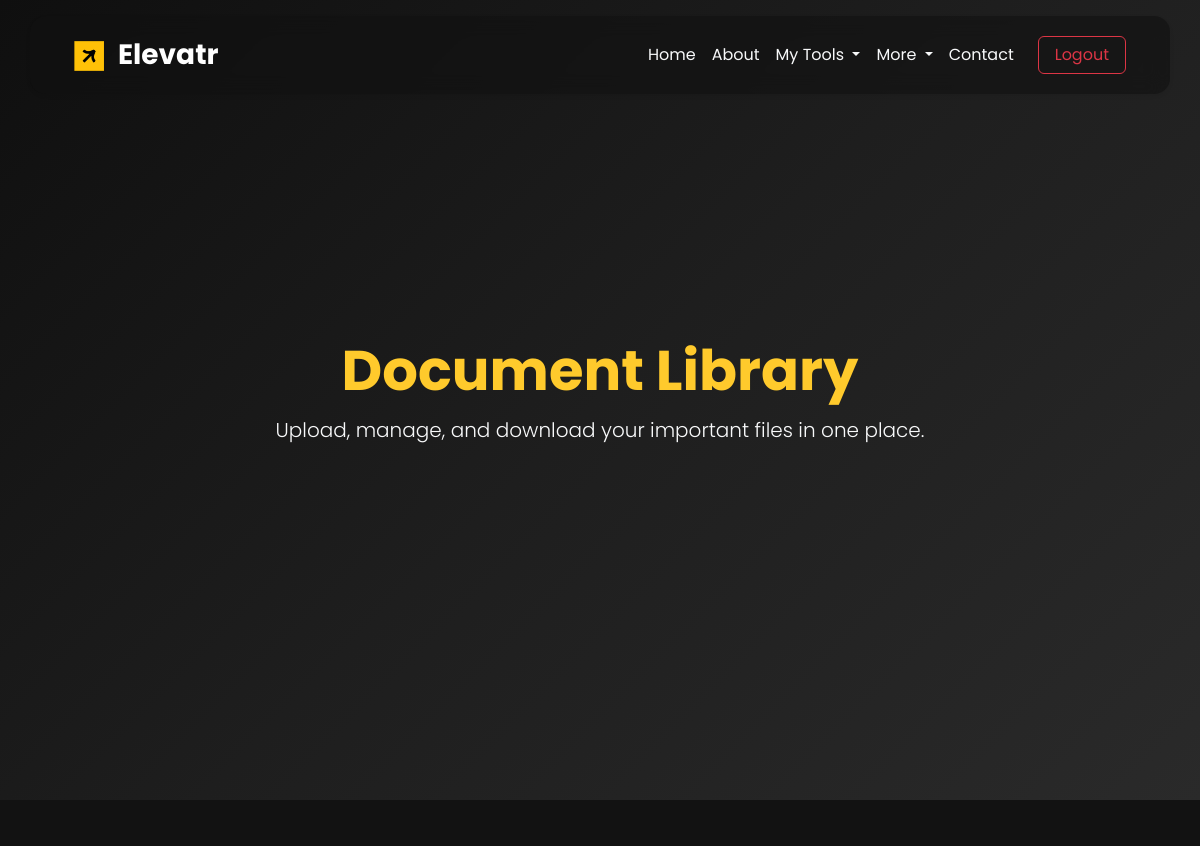
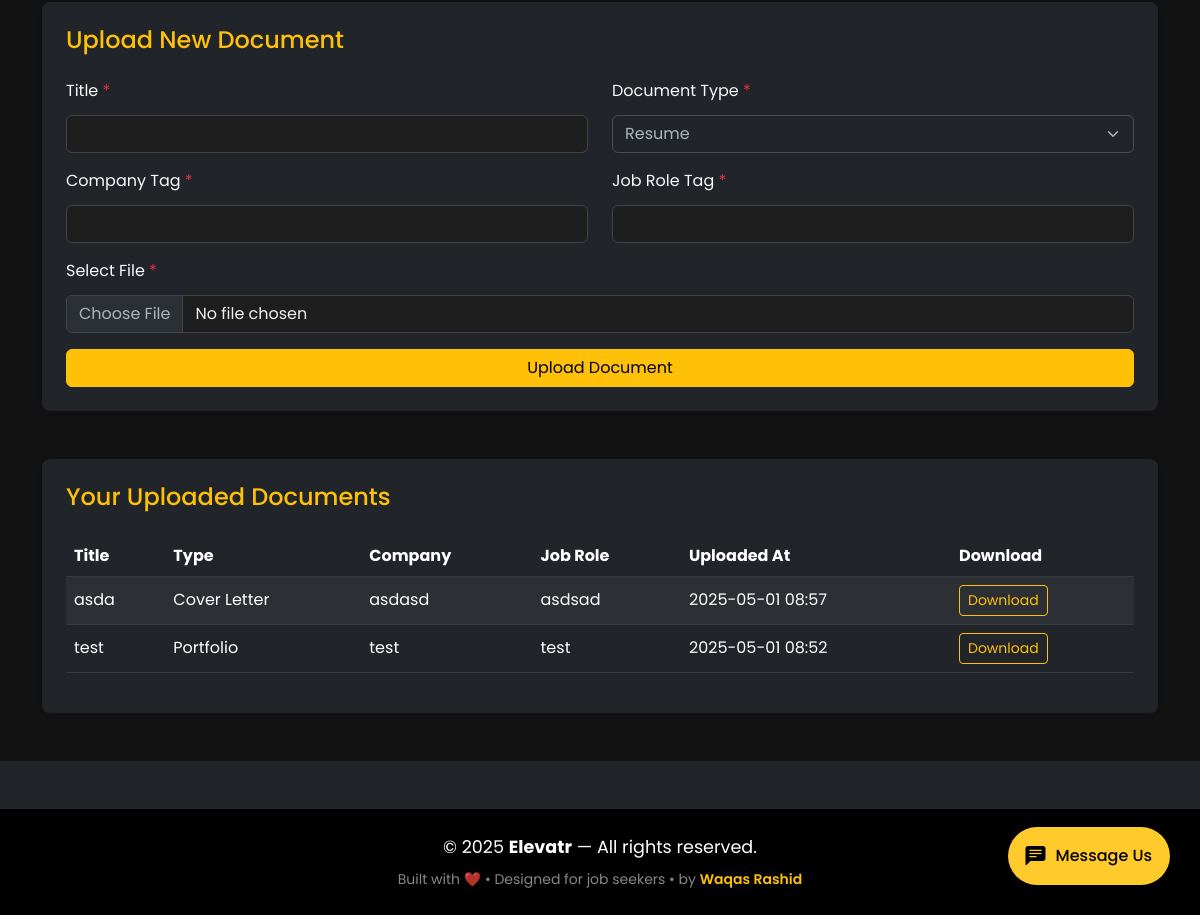
The app's page /tracker/library/ (signed in) with its own data (2 pictures, top to bottom).
### tracker/models.py (models this page shows, shortened)
class Document(models.Model):
    DOCUMENT_TYPES = [
        ('Resume', 'Resume'),
        ('Cover Letter', 'Cover Letter'),
        ('Portfolio', 'Portfolio'),
    ]
    user = models.ForeignKey(User, on_delete=models.CASCADE)
    title = models.CharField(max_length=100)
    document_type = models.CharField(max_length=20, choices=DOCUMENT_TYPES, default='Resume')
    file = models.FileField(upload_to='documents/')
    company_tag = models.CharField(max_length=100, blank=True)
    job_role_tag = models.CharField(max_length=100, blank=True)
    uploaded_at = models.DateTimeField(auto_now_add=True)

### tracker/views.py (the view)
# urls.py: path('library/', views.document_library, name='document_library'),
@login_required
def document_library(request):
    documents = Document.objects.filter(user=request.user).order_by('-uploaded_at')
    if request.method == 'POST':
        form = DocumentForm(request.POST, request.FILES)
        if form.is_valid():
            doc = form.save(commit=False)
            doc.user = request.user
            doc.save()
            return redirect('document_library')
    else:
        form = DocumentForm()
    return render(request, 'document_library.html', {'form': form, 'documents': documents})

### tracker/forms.py (shortened to what this page needs)
class DocumentForm(forms.ModelForm):
    class Meta:
        model = Document
        fields = ['title', 'document_type', 'file', 'company_tag', 'job_role_tag']
        widgets = {
            'title': forms.TextInput(attrs={'class': 'form-control', 'required': 'required'}),
            'document_type': forms.Select(choices=Document.DOCUMENT_TYPES, attrs={'class': 'form-select', 'required': 'required'}),
            'file': forms.ClearableFileInput(attrs={'class': 'form-control', 'required': 'required', 'accept': '.pdf,.doc,.docx'}),
            'company_tag': forms.TextInput(attrs={'class': 'form-control', 'required': 'required'}),
            'job_role_tag': forms.TextInput(attrs={'class': 'form-control', 'required': 'required'}),
        }
    def __init__(self, *args, **kwargs):
        super(DocumentForm, self).__init__(*args, **kwargs)
        for field in self.fields.values():
            field.required = True

### tracker/templates/document_library.html (shortened to what this page needs)
{% extends 'base.html' %}
{% load static %}
{% block content %}
<section class="d-flex align-items-center justify-content-center text-white" style="height: 100vh; background: linear-gradient(135deg, #0f0f0f, #1e1e1e, #2a2a2a);">
  <div class="text-center">
    <h1 class="display-4 fw-bold" style="color: #ffca2c;">Document Library</h1>
    <p class="lead text-light">Upload, manage, and download your important files in one place.</p>
  </div>
</section>
<section class="py-5 px-4" style="min-height: 100vh; background-color: #121212;">
  <div class="container text-light">
   <div class="bg-dark p-4 rounded-3 mb-5 shadow-sm">
      <h4 class="mb-4 text-warning">Upload New Document</h4>
      <form method="POST" enctype="multipart/form-data">
        <div class="row">
          <div class="col-md-6 mb-3">
            <label for="id_title" class="form-label">
              Title <span class="text-danger">*</span>
            </label>
            <div class="mt-1">{{ form.title }}</div>
          </div>
          <div class="col-md-6 mb-3">
            <label for="id_document_type" class="form-label">
              Document Type <span class="text-danger">*</span>
            </label>
            <div class="mt-1">{{ form.document_type }}</div>
          </div>
        </div>
        <div class="row">
          <div class="col-md-6 mb-3">
            <label for="id_company_tag" class="form-label">
              Company Tag <span class="text-danger">*</span>
            </label>
            <div class="mt-1">{{ form.company_tag }}</div>
          </div>
          <div class="col-md-6 mb-3">
            <label for="id_job_role_tag" class="form-label">
              Job Role Tag <span class="text-danger">*</span>
            </label>
            <div class="mt-1">{{ form.job_role_tag }}</div>
          </div>
        </div>
        <div class="mb-3">
          <label for="id_file" class="form-label">
            Select File <span class="text-danger">*</span>
          </label>
          <div class="mt-1">{{ form.file }}</div>
        </div>
        <button type="submit" class="btn btn-warning w-100">Upload Document</button>
      </form>
    </div>
    <div class="bg-dark p-4 rounded-3 shadow-sm">
      <h4 class="mb-4 text-warning">Your Uploaded Documents</h4>
      {% if documents %}
        <div class="table-responsive">
          <table class="table table-dark table-striped table-hover align-middle">
            <thead>
              <tr>
                <th>Title</th>
                <th>Type</th>
                <th>Company</th>
                <th>Job Role</th>
                <th>Uploaded At</th>
                <th>Download</th>
              </tr>
            </thead>
            <tbody>
              {% for doc in documents %}
              <tr>
                <td>{{ doc.title }}</td>
                <td>{{ doc.document_type }}</td>
                <td>{{ doc.company_tag }}</td>
                <td>{{ doc.job_role_tag }}</td>
                <td>{{ doc.uploaded_at|date:"Y-m-d H:i" }}</td>
                <td>
                  <a href="{{ doc.file.url }}" class="btn btn-sm btn-outline-warning" download>
                    Download
                  </a>
                </td>
              </tr>
              {% endfor %}
            </tbody>
          </table>
        </div>
      {% else %}
        <div class="text-center text-muted">
          <p>No documents uploaded yet.</p>
        </div>
      {% endif %}
    </div>
  </div>
</section>
{% endblock %}

### templates/base.html (style rules this page uses)
body { font-family: "Poppins", sans-serif; }
h1 { font-size: 3rem; font-weight: 700; }
p { font-size: 1.1rem; font-weight: 400; line-height: 1.7; }
.form-control, .form-control:focus, textarea { background-color: #1e1e1e; color: #f0f0f0; border: 1px solid #444; }
.form-control::placeholder { color: #bbb; }

### records on screen
Document: title "asda", document_type "Cover Letter", company_tag "asdasd", job_role_tag "asdsad", uploaded_at "2025-05-01 08:57"
Document: title "test", document_type "Portfolio", company_tag "test", job_role_tag "test", uploaded_at "2025-05-01 08:52"
